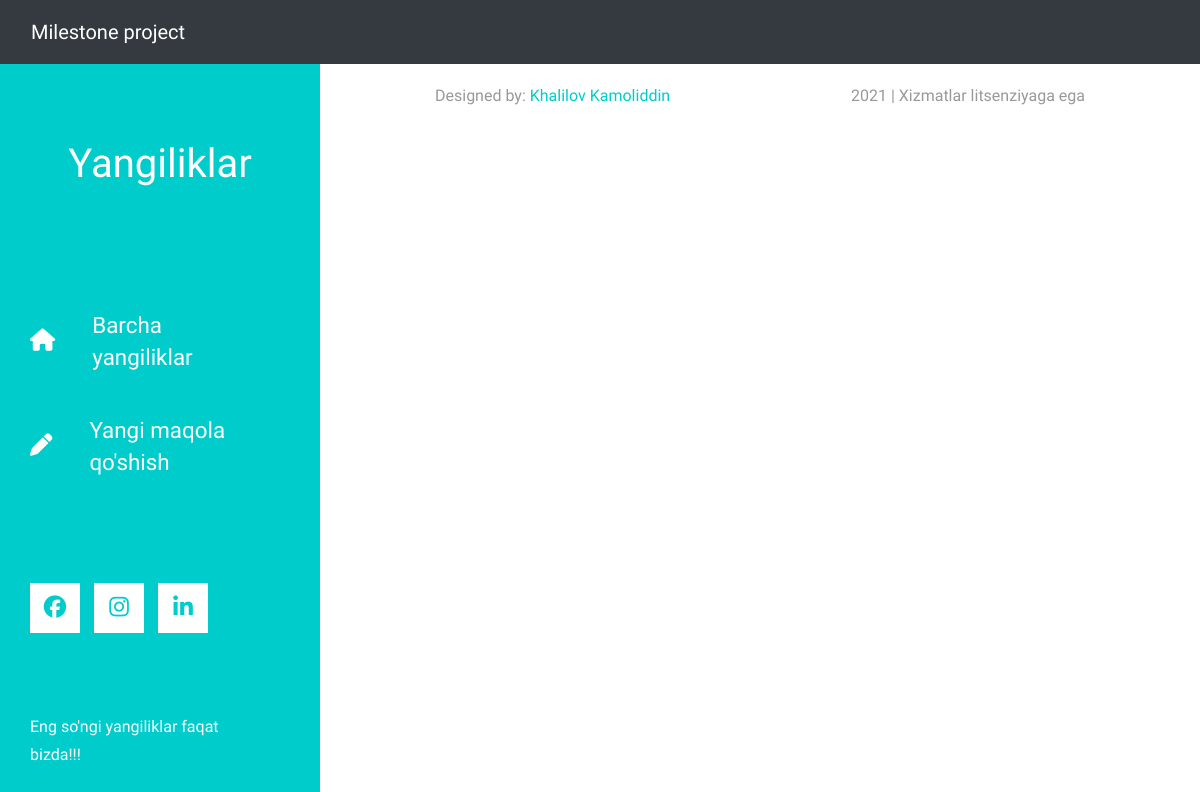
/articles/ (signed in), run on an earlier commit of the app's database.
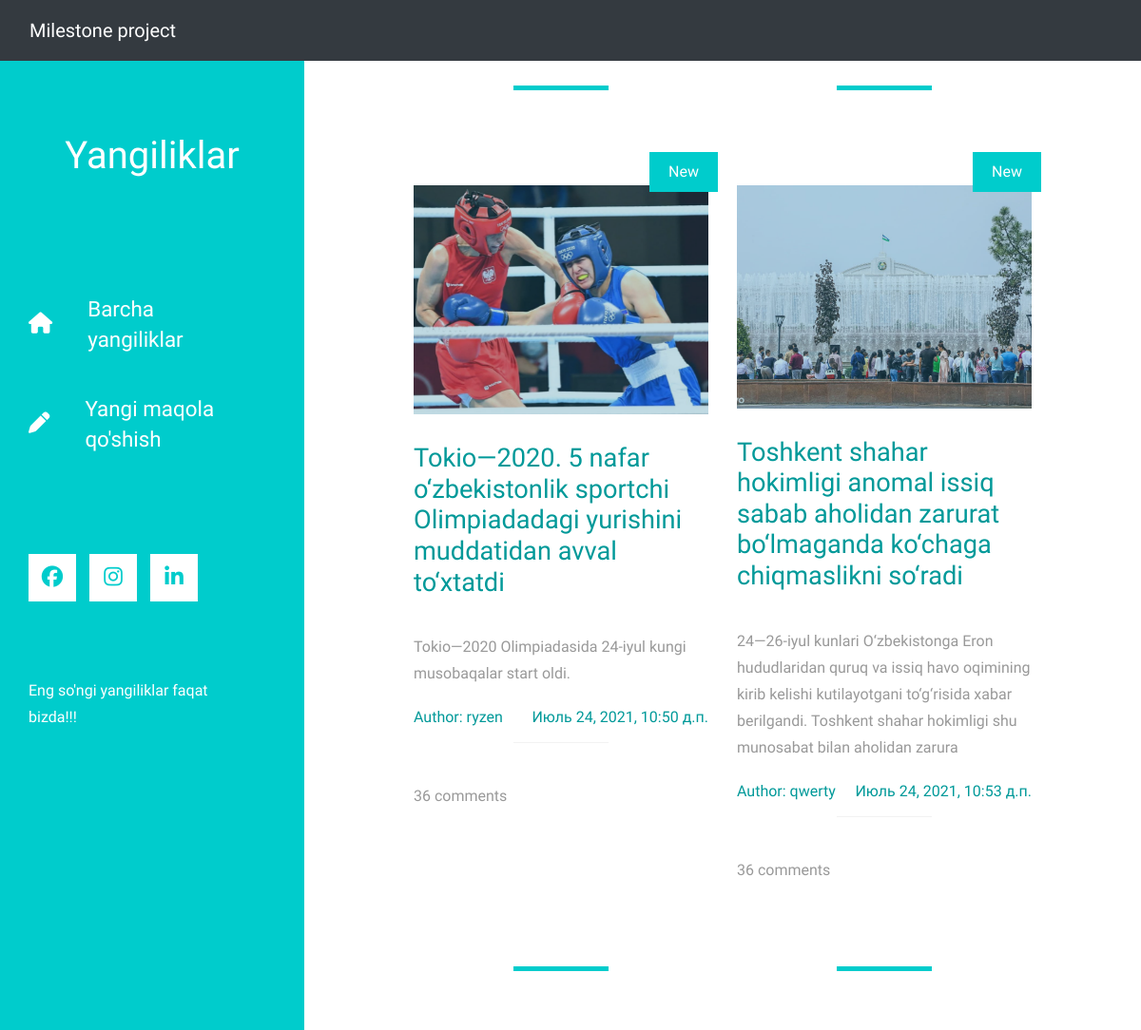
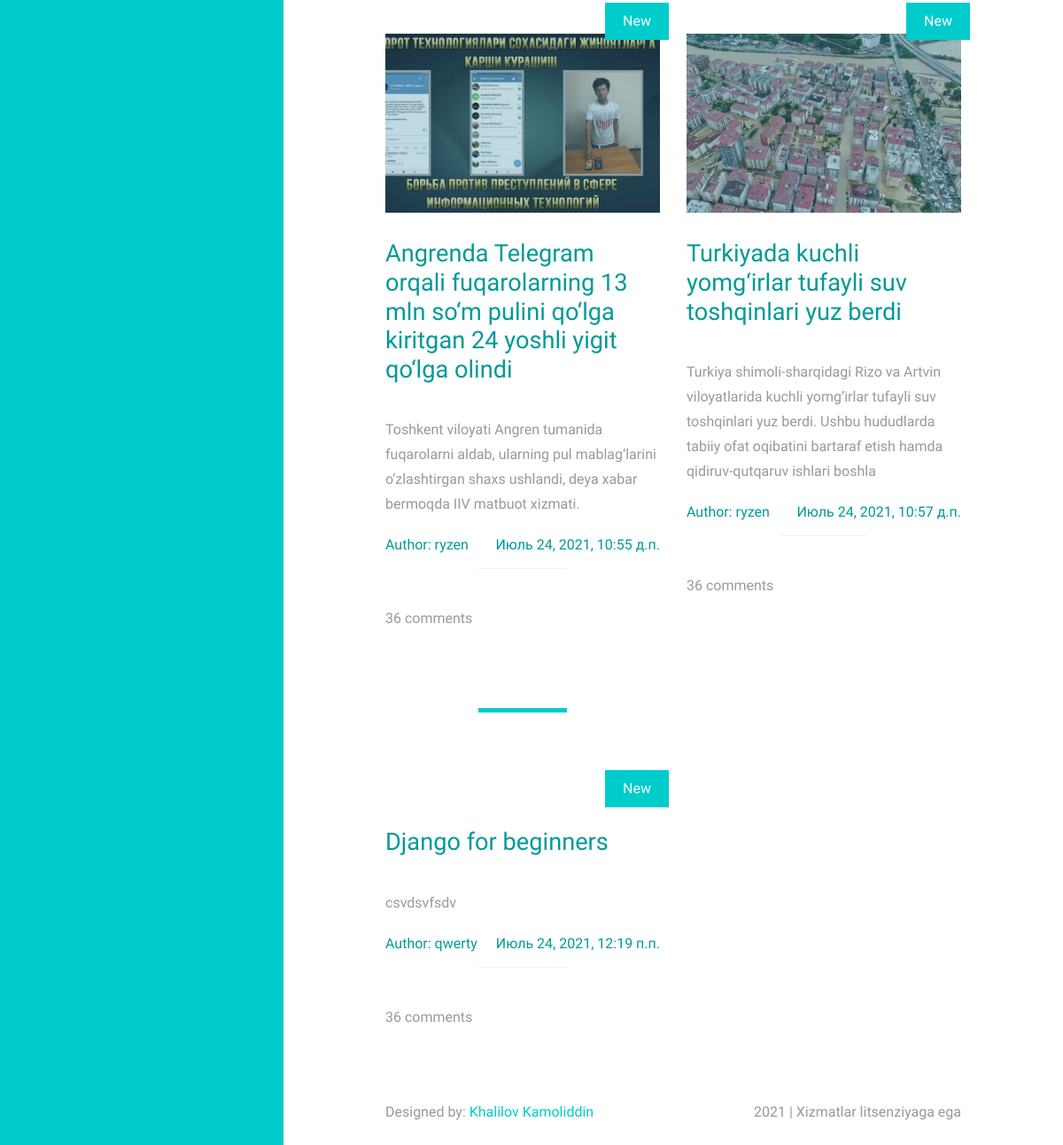
And on a later commit of the database (2 pictures, top to bottom).
### articles/models.py (models this page shows, shortened)
class Article(models.Model):
    title = models.CharField(max_length=150)
    summary = models.CharField(max_length=200, blank=True)
    body = models.TextField()
    photo = models.ImageField(upload_to='images/', blank=True)
    date = models.DateTimeField(auto_now_add=True)
    author = models.ForeignKey(
        get_user_model(), on_delete=models.CASCADE,
    )

### accounts/models.py (models this page shows)
class CustomUser(AbstractUser):
    age = models.PositiveIntegerField(null=True, blank=True)

### articles/views.py (the view)
# urls.py: path('', ArticleListView.as_view(), name='article_list'),
class ArticleListView(LoginRequiredMixin, ListView):
    model = Article
    template_name = 'article_list.html'

### templates/article_list.html (shortened to what this page needs)
{% extends 'base.html' %}
{% load static %}
{% block content %}
<header class="tm-header" id="tm-header" style="margin-top:60px">
        <div class="tm-header-wrapper">
            <div class="tm-site-header">
                <h1 class="text-center">Yangiliklar</h1>
            </div>
            <nav class="tm-nav" id="tm-nav">
                <ul>
                    <li class="tm-nav-item"><a href="{% url 'article_list' %}" class="tm-nav-link">
                        <i class="fas fa-home"></i>
                        Barcha yangiliklar
                    </a></li>
                    <li class="tm-nav-item"><a href="{% url 'article_new' %}" class="tm-nav-link">
                        <i class="fas fa-pen"></i>
                        Yangi maqola qo'shish
                    </a></li>
                </ul>
            </nav>
            <div class="tm-mb-65">
                <a rel="nofollow" href="https://www.facebook.com/kamoliddin.xalilov" class="tm-social-link">
                    <i class="fab fa-facebook tm-social-icon"></i>
                </a>
                <a href="https://www.instagram.com/x.kamoliddinn/" class="tm-social-link">
                    <i class="fab fa-instagram tm-social-icon"></i>
                </a>
                <a href="linkedin.com/in/kamoliddin-xalilov-6a7314124" class="tm-social-link">
                    <i class="fab fa-linkedin tm-social-icon"></i>
                </a>
            </div>
            <p class="tm-mb-80 pr-5 text-white">
                Eng so'ngi yangiliklar faqat bizda!!!
            </p>
        </div>
    </header>
    <div class="container-fluid">
        <main class="tm-main">
            <div class="row tm-row">
                {% for article in object_list %}
                <article class="col-12 col-md-6 tm-post">
                    <hr class="tm-hr-primary">
                    <a href="{% url 'article_detail' article.pk %}" class="effect-lily tm-post-link tm-pt-60">
                        <div class="tm-post-link-inner">
                            {% if article.photo %}
                            <img src="{{article.photo.url}}" alt="Image" class="img-fluid">
                            {% endif %}
                        </div>
                        <span class="position-absolute tm-new-badge">New</span>
                        <h2 class="tm-pt-30 tm-color-primary tm-post-title">{{article.title}}</h2>
                    </a>
                    <p class="tm-pt-30">
                        {{article.summary}}
                    </p>
                    <div class="d-flex justify-content-between tm-45">
                        <span class="tm-color-primary">Author: {{article.author}}</span>
                        <span class="tm-color-primary">{{article.date}}</span>
                    </div>
                    <hr>
                    <div class="d-flex justify-content-between">
                        <span>36 comments</span>
                    </div>
                </article>
                {% endfor %}
            </div>
            <footer class="row tm-row">
                <div class="col-md-6 col-12 tm-color-gray">
                    Designed by: <a rel="nofollow" target="_parent" href="https://www.linkedin.com/in/kamoliddin-xalilov-6a7314124/" class="tm-external-link">Khalilov Kamoliddin</a>
                </div>
                <div class="col-md-6 col-12 tm-color-gray tm-copyright">
                    2021 | Xizmatlar litsenziyaga ega
                </div>
            </footer>
        </main>
    </div>
{% endblock content %}

### templates/base.html (shortened to what this page needs)
<!DOCTYPE html>
{% load static %}
<html lang="en">
<head>
    <link rel="stylesheet" href="{% static 'fontawesome/css/all.min.css' %}">
    <link href="{% static 'css/bootstrap.min.css' %}" rel="stylesheet">
    <link href="{% static 'css/templatemo-xtra-blog.css' %}" rel="stylesheet">
	<link rel="stylesheet" href="{% static 'css/font-awesome.min.css' %}">
	<link rel="stylesheet" href="{% static 'css/templatemo-style.css' %}">
</head>
<body>
    <nav class="navbar navbar-expand-lg navbar-dark bg-dark fixed-top">
      <div class="container-fluid">
        <a class="navbar-brand" href="{% url 'home' %}">Milestone project</a>
        <div class="collapse navbar-collapse"  id="navbarNavDarkDropdown">
          <ul class="navbar-nav" style="padding-left: 1100px">
          </ul>
        </div>
      </div>
    </nav>
    <main>
      {% block content %}
      {% endblock content %}
    </main>
</body>
</html>

### static/css/templatemo-style.css (style rules this page uses)
body { background: #ffffff; font-family: 'Raleway', sans-serif; font-size: 16px; color: #606060; position: relative; }
html, body { width: 100%; overflow-x: hidden; }
h1,h2,h3 { font-weight: 300; }
p { line-height: 28px; }
hr { border-color: #f2f2f2; width: 100px; margin-bottom: 40px; }

What changed in the data, as far as the page shows it:
added Article: photo (picture), title "Tokio—2020. 5 nafar o‘zbekistonlik sportchi Olimpiadadagi yurishini muddatidan avval to‘xtatdi", summary "Tokio—2020 Olimpiadasida 24-iyul kungi musobaqalar start oldi.", author "ryzen", date "Июль 24, 2021, 10:50 д.п."
added Article: photo (picture), title "Toshkent shahar hokimligi anomal issiq sabab aholidan zarurat bo‘lmaganda ko‘chaga chiqmaslikni so‘radi", summary "24—26-iyul kunlari O‘zbekistonga Eron hududlaridan quruq va issiq havo oqimining kirib kelishi kutilayotgani to‘g‘risida xabar berilgandi. Toshkent shahar hokimligi shu munosabat bilan aholidan zarura", author "qwerty", date "Июль 24, 2021, 10:53 д.п."
added Article: photo (picture), title "Angrenda Telegram orqali fuqarolarning 13 mln so‘m pulini qo‘lga kiritgan 24 yoshli yigit qo‘lga olindi", summary "Toshkent viloyati Angren tumanida fuqarolarni aldab, ularning pul mablag‘larini o‘zlashtirgan shaxs ushlandi, deya xabar bermoqda IIV matbuot xizmati.", author "ryzen", date "Июль 24, 2021, 10:55 д.п."
added Article: photo (picture), title "Turkiyada kuchli yomg‘irlar tufayli suv toshqinlari yuz berdi", summary "Turkiya shimoli-sharqidagi Rizo va Artvin viloyatlarida kuchli yomg‘irlar tufayli suv toshqinlari yuz berdi. Ushbu hududlarda tabiiy ofat oqibatini bartaraf etish hamda qidiruv-qutqaruv ishlari boshla", author "ryzen", date "Июль 24, 2021, 10:57 д.п."
added Article: title "Django for beginners", summary "csvdsvfsdv", author "qwerty", date "Июль 24, 2021, 12:19 п.п."
